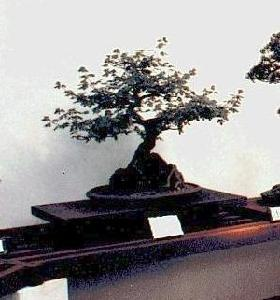
#> input picture bonsai.jpg, 280 x 300 px
$ jupyter execute --allow-errors FIP_LAB.ipynb   (shell and % lines are left out)   (Python 2 division)
#> lines starting #> are read from the running program, lines starting #| are printed output that depends on the picture; after the words box and inside, x2 and y2 are one past the last pixel; in counts of white or black regions, pixels touching at a corner belong together
[cell 1]
import cv2
import numpy as np
from matplotlib import pyplot as plt

# in opencv imread converts image to nparray therefore the shape works

[cell 2]
import os
cwd = os.getcwd()
print cwd

[cell 3]
print os.listdir(cwd)

[cell 4]
img = cv2.imread('bonsai.jpg')
#> img is the input picture: shape (300, 280, 3); mean B, G, R 144.8, 143.9, 147.7
plt.imshow(img)

[cell 5]
resized_image = cv2.resize(img,(100,100))
plt.imshow(resized_image)

[cell 6]
print "Size of original image: {}".format(img.shape)
#| Size of original image: (300, 280, 3)
print "Size of resized image:  {}".format(resized_image.shape)
#| Size of resized image:  (100, 100, 3)

[cell 7]
img1 = cv2.imread('daisy.jpg')
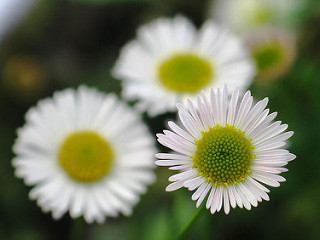
#> input picture daisy.jpg, 320 x 240 px
#> img1 is the input picture: shape (240, 320, 3); mean B, G, R 93.9, 120.2, 115
im_pl = plt.imshow(img1)

[cell 8]
img_gray = cv2.cvtColor(img1, cv2.COLOR_BGR2GRAY)
#plt.imshow(img_gray)
im_pl_gr = plt.imshow(img_gray,cmap='Greys')

[cell 9]
print img_gray.shape
#| (240, 320)

[cell 10]
from PIL import Image

[cell 11]
image_file = Image.open("daisy.jpg")
plt.imshow(image_file)# open colour image

[cell 12]
image_file_gray = image_file.convert('1') # convert image to black and white
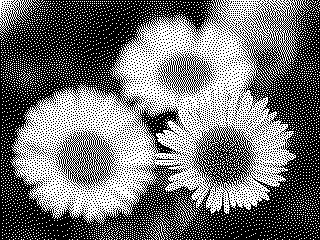
#> image_file_gray: PIL image 320x240 1; 45.1% white in thin lines or dots
plt.imshow(image_file_gray)

[cell 13]
print image_file.size
#| (320, 240)

[cell 14]
img_gray.shape
#> Out = (240, 320)

[cell 15]
img_gray_profile =img_gray[200,:]
#> img_gray_profile = 320 values, max 246 at index 221, min 11 at index 264, mean 127.9

[cell 16]
img_gray_profile.shape
#> Out = (320,)

[cell 17]
#plt.show(img_gray_profile)
len(img_gray_profile)
#> Out = 320

[cell 18]
#IMAGE PROFILE
s = np.arange(0,len(img_gray_profile),1)
#> s = 320 values from 0 to 319
plt.plot(s, img_gray_profile)
#> figure, not shown here; curve peaks at x = 221, y = 246

[cell 19]
img_chan = img1[:,:,1]

[cell 20]
plt.imshow(img_chan)

[cell 21]
b,g,r = cv2.split(img1)

[cell 22]
plt.imshow(b, cmap="gray")

[cell 23]
plt.imshow(g, cmap="gray")

[cell 24]
plt.imshow(r, cmap='gray')

[cell 25]
#back_img1 = 0.2989 * r + 0.5870 * g + 0.1140 * b
#back_img1.shape

[cell 26]
img1_back = cv2.merge((b,g,r))
plt.imshow(img1_back)
print "Size of merged image: {}".format(img1_back.shape)
#| Size of merged image: (240, 320, 3)

[cell 27]
#print img1_back

[cell 28]
neg_img1 = 255 - img1
plt.imshow(neg_img1)

[cell 29]
#flip_img1 = cv2.flip(img)
#plt.imshow(flip_img1,0)

[cell 30]
img=cv2.imread('daisy.jpg')
rimg=img.copy()
fimg=img.copy()
rimg = cv2.flip(img,1)
fimg = cv2.flip(img,0)
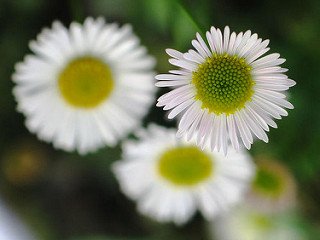
#> fimg: shape (240, 320, 3); mean B, G, R 93.9, 120.2, 115
cv2.imwrite('flip-vertical.jpg',fimg)
cv2.imwrite('horizontal-flip.jpg', rimg)
#> Out = True

[cell 31]
# [4 lines of commented-out code are left out]
plt.imshow(img)

[cell 32]
#LOOP
image = cv2.imread('cat.jpg',0)
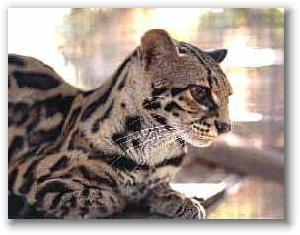
#> input picture cat.jpg, 300 x 235 px
#> image: shape (235, 300); min 0, max 255, mean 151
plt.imshow(image)

for i in xrange(image.shape[0]):
    for j in xrange(image.shape[1]):
        image[i] = 100 - image[i]

plt.imshow(image, cmap='gray')

[cell 33]
#Thersholding
img = cv2.imread('cat.jpg',0)
img = cv2.medianBlur(img,5)
#> img: shape (235, 300)
ret,th1 = cv2.threshold(img,127,255,cv2.THRESH_BINARY)
#> th1: shape (235, 300); 59.7% white; 11 black regions (4 under 20 px), largest, box (x1, y1, x2, y2) and area: (8, 29, 286, 221) 28000, (196, 191, 225, 210) 226, (273, 146, 286, 155) 66
th2 = cv2.adaptiveThreshold(img,255,cv2.ADAPTIVE_THRESH_MEAN_C,\
            cv2.THRESH_BINARY,11,2)
#> th2: shape (235, 300); 61% white; 96 black regions (52 under 20 px), largest, box (x1, y1, x2, y2) and area: (57, 4, 294, 228) 12756, (8, 54, 107, 220) 4895, (164, 40, 233, 136) 2206
th3 = cv2.adaptiveThreshold(img,255,cv2.ADAPTIVE_THRESH_GAUSSIAN_C,\
            cv2.THRESH_BINARY,11,2)
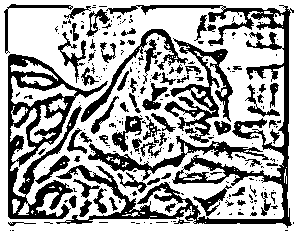
#> th3: shape (235, 300); 66.1% white; 257 black regions (179 under 20 px), largest, box (x1, y1, x2, y2) and area: (56, 5, 294, 228) 6827, (8, 54, 108, 219) 4924, (164, 38, 233, 143) 2105
titles = ['Original Image', 'Global Thresholding (v = 127)',
            'Adaptive Mean Thresholding', 'Adaptive Gaussian Thresholding']
images = [img, th1, th2, th3]
for i in xrange(4):
    plt.subplot(2,2,i+1),plt.imshow(images[i],'gray')
    plt.title(titles[i])
    plt.xticks([]),plt.yticks([])
plt.show()

[cell 34]
#Contrast Streching
img = cv2.imread('daisy.jpg',0)
#> img: shape (240, 320); min 0, max 255, mean 115.7
hist,bins = np.histogram(img.flatten(),256,[0,256])
#> hist = 256 values, max 1003 at index 33, min 0 at index 3, mean 300; bins = 257 values from 0 to 256
cdf = hist.cumsum()
#> cdf = 256 values from 2 to 76800
cdf_normalized = cdf * hist.max()/ cdf.max()
#> cdf_normalized = 256 values from 0 to 1003
plt.plot(cdf_normalized, color = 'b')
plt.hist(img.flatten(),256,[0,256], color = 'r')
plt.xlim([0,256])
plt.legend(('cdf','histogram'), loc = 'upper left')
plt.show()
#> figure, not shown here; tallest bar 1003 high, from x = 33 to 34; curve peaks at x = 255, y = 1003

'''You might recall that the cumulative distribution function is defined for discrete random variables as:

F(x)=P(X≤x)=∑t≤xf(t)'''


# 3 and 4

[cell 35]
img = cv2.imread('daisy.jpg',0)
equ = cv2.equalizeHist(img)

[cell 36]
res = np.hstack((img,equ)) #stacking images side-by-side
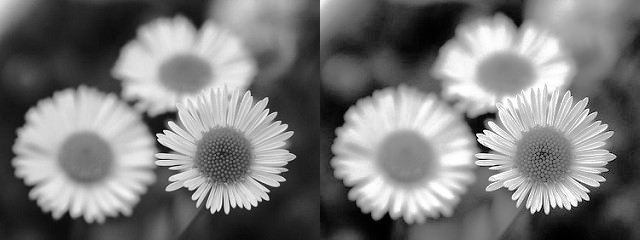
#> res: shape (240, 640); min 0, max 255, mean 122
cv2.imwrite('res.jpg',res)
#> Out = True

[cell 37]
im = cv2.imread('res.jpg')
#> im: shape (240, 640, 3); min 0, max 255, mean 122
plt.imshow(im)

[cell 38]
image_daisy = cv2.imread('daisy.jpg',0)
image_daisy = cv2.resize(image_daisy, (300, 235))
image_daisy.shape
#> Out = (235, 300)

[cell 39]
image_cat = cv2.imread('cat.jpg',0)
image_cat.shape
#> Out = (235, 300)

[cell 40]
add_images = image_daisy + image_cat
plt.imshow(add_images,cmap='gray')

for i in xrange(add_images.shape[0]):
    for j in xrange(add_images.shape[1]):
        if add_images[i][j]>255:
            add_images[i][j]=255

[cell 41]
plt.imshow(add_images,cmap='gray')

[cell 42]
sub_images = image_daisy - image_cat
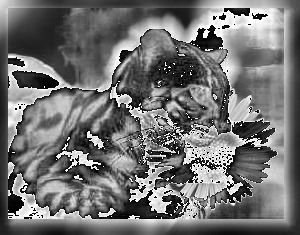
#> sub_images: shape (235, 300); min 0, max 255, mean 114.2
plt.imshow(sub_images,cmap='gray')

[cell 43]
for i in xrange(sub_images.shape[0]):
    for j in xrange(sub_images.shape[1]):
        if sub_images[i][j]<0:
            sub_images[i][j]=0
plt.imshow(add_images,cmap='gray')

[cell 44]
image_daisy = cv2.imread('daisy.jpg',0)
image_daisy = cv2.resize(image_daisy, (300, 235))
image_cat = cv2.imread('cat.jpg',0)
average_image = np.zeros((len(image_daisy[0]), len(image_daisy[1])))
#> average_image: shape (300, 300) float64; every value is 0
for i in xrange(image_daisy.shape[0]):
    for j in xrange(image_daisy.shape[1]):
        average_image[i][j] = (2*image_daisy[i][j]+ image_cat[i][j])/2
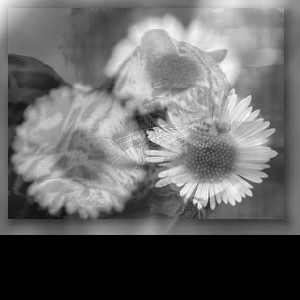
#> average_image: shape (300, 300) float64; min 0, max 365, mean 149.5; drawn with min black and max white
plt.imshow(average_image, cmap='gray')

[cell 45]
image_cat_not = cv2.bitwise_not(image_cat)
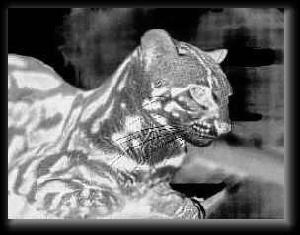
#> image_cat_not: shape (235, 300); min 0, max 255, mean 104
plt.imshow(image_cat_not,cmap='gray')

[cell 46]
for i in xrange(image_daisy.shape[0]):
    for j in xrange(image_daisy.shape[1]):
        new_image_and = image_daisy & image_cat
#img1_bg = cv2.bitwise_and(image_cat,image_cat)
#> (the rest of this cell did not finish here and is left out)

[cell 47]
for i in xrange(image_daisy.shape[0]):
    for j in xrange(image_daisy.shape[1]):
        new_image_or = image_daisy | image_cat
#img_or = cv2.bitwise_or(image_daisy,image_cat)
plt.imshow(new_image_or,cmap='gray')

[cell 48]
for i in xrange(image_daisy.shape[0]):
    for j in xrange(image_daisy.shape[1]):
        new_image_xor = image_daisy^image_cat
#img_xor = cv2.bitwise_xor(image_daisy,image_cat)
plt.imshow(new_image_xor,cmap='gray')
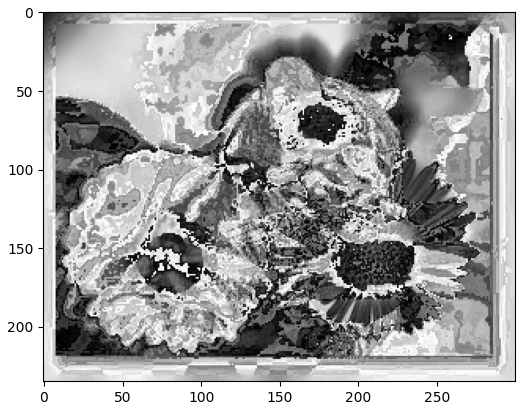
#> figure drawn by matplotlib, 1 panel
